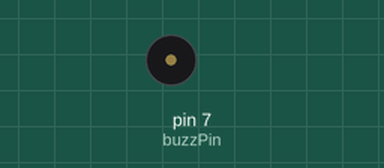
This sketch was run on a simulated Arduino Uno, built with avr-gcc and run on an emulated ATmega328P. On the bench: buzzer (waves = sounding, pin HIGH).

Above: at 1.3 s.
At 5.1 s:
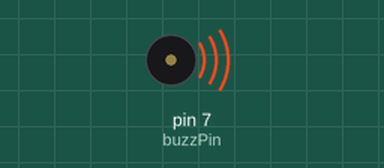
Timing chart, 0 to 13.3 s (numbered marks = the images above):
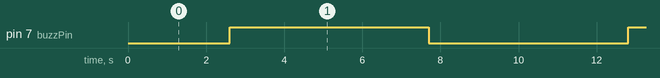

Measured:
- by itself, pin 7 (buzzPin): alternates HIGH for 5.1 s and LOW for 5.1 s

The sketch:

buzzPwm.ino
```cpp
/*
  [Attiny 44/84 Pinout]
                        ------
                   VCC-|      |-GND
                PB0=10-|      |-0=PA0=A0
                 PB1=9-|      |-1=PA1=A1
             RESET=PB3-|      |-2=PA2=A2
              PB2=8(~)-|      |-3=PA3=A3
           A7=PA7=7(~)-|      |-4=PA4=A4=SCK=SCL
  SDA=MOSI=A6=PA6=6(~)-|      |-5(~)=PA5=A5=MISO
                        ------
*/
#define  buzzPin 7        // the PWM pin the buzzer is attached to
int volume = 0;           // how loud the buzzer is
int fadeAmount = 5;       // how many points to fade the buzzer volume by

int duty_cycle = 127;         // 0-255 so 50% = 127 approx

void setup()
{
  pinMode(buzzPin, OUTPUT);
}

// the loop routine runs over and over again forever:
void loop()
{
  analogWrite(buzzPin, volume);

  // change the volume for next time through the loop:
  volume = volume + fadeAmount;

  // reverse the direction of the fading at the ends of the fade:
  if (volume <= 0 || volume >= 255) {
    fadeAmount = -fadeAmount;
  }
  // wait for 1~100 milliseconds to see the volume effect
  delay(100);
}
```
